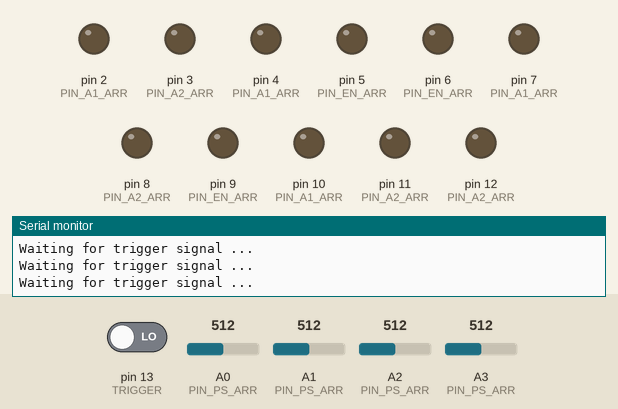
A sketch run on a simulated Arduino Uno, built with avr-gcc and run on an emulated ATmega328P. Parts: output pins drawn as LEDs (lit = HIGH), the last lines printed to the serial monitor. The inputs (shaded band) are chosen by the test bench; at power-on: pin 13 (TRIGGER) LOW, A2 (PIN_PS_ARR) = 512, A0 (PIN_PS_ARR) = 512, A1 (PIN_PS_ARR) = 512, A3 (PIN_PS_ARR) = 512. Pins used as bus, display or sensor lines are not drawn.

Above: at 10.5 s.
10.6 s: pin 13 (TRIGGER) driven HIGH
13.1 s: A2 (PIN_PS_ARR) set to 414
At 15.4 s:
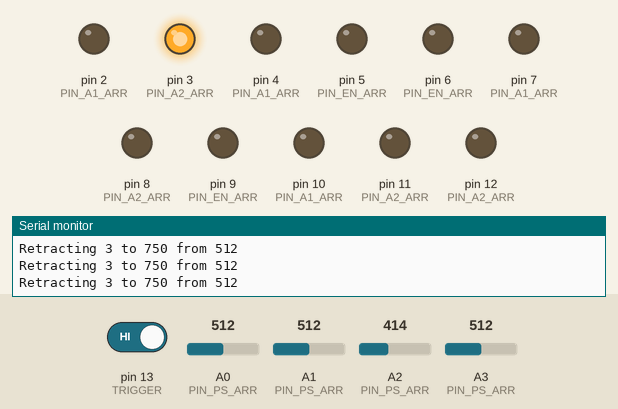
16.1 s: A2 (PIN_PS_ARR) set to 390
22.1 s: A0 (PIN_PS_ARR) set to 259
At 23.1 s:
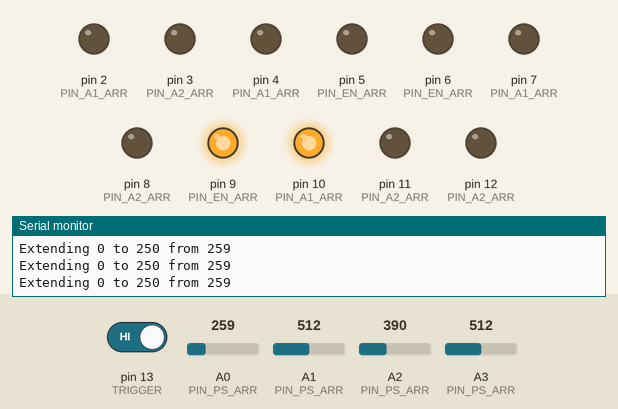
25.1 s: A0 (PIN_PS_ARR) set to 232
At 26.3 s:
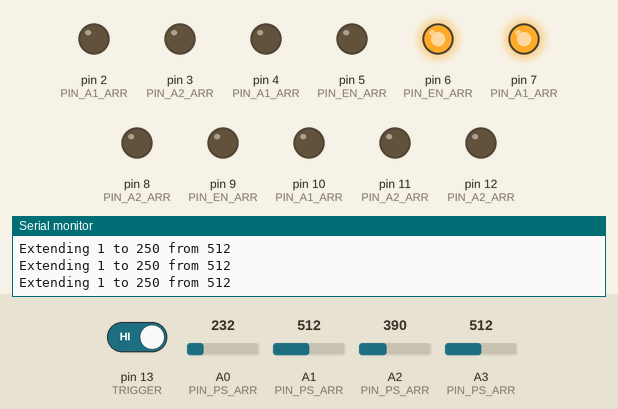
Timing chart, 0 to 40.0 s (numbered marks = the images above; inputs shaded):
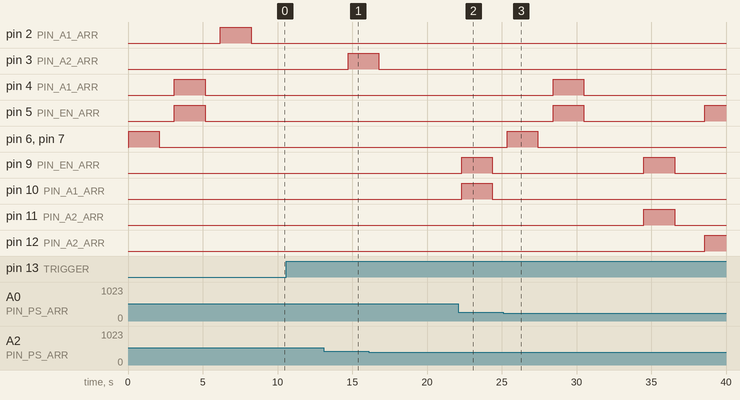

The sketch:

motorshield_v3.ino
```cpp
#define  TRIGGER              13   // Trigger experiment to start in microgravity phase, stop at the end

// Digital output pins for enabling entrapulator motors
#define  ENABLE_A              9   // Enable pin for Motor A
#define  ENABLE_B              6   // Enable pin for Motor B
#define  ENABLE_C              5   // Enable pin for Motor C
#define  ENABLE_D              1   // Enable pin for Motor D

// Digital output pins for extending entrapulators
#define  MA_A1                10   // Motor A - A1
#define  MB_A1                 7   // Motor B - A1
#define  MC_A1                 4   // Motor C - A1
#define  MD_A1                 2   // Motor D - A1

// Digital output pins for retracting entrapulators
#define  MA_A2                11   // Motor A - A2
#define  MB_A2                 8   // Motor B - A2
#define  MC_A2                12   // Motor C - A2
#define  MD_A2                 3   // Motor D - A2

// Analog input pins for motor position
#define  POS_A                A0   // Feedback on Motor A position - actually wired to D
#define  POS_B                A1   // Feedback on Motor B position - actually wired to C
#define  POS_C                A2   // Feedback on Motor C position - actually wired to B
#define  POS_D                A3   // Feedback on Motor D position - actually wired to A

// Arrays to define sets of pins for each entrapulator
// TODO: fix this
const char PIN_EN_ARR[] = {ENABLE_A, ENABLE_B, ENABLE_C, ENABLE_D};
const char PIN_A1_ARR[] = {MA_A1,    MB_A1,    MC_A1,    MD_A1   };
const char PIN_A2_ARR[] = {MA_A2,    MB_A2,    MC_A2,    MD_A2   };
const char PIN_PS_ARR[] = {POS_A,    POS_B,    POS_C,    POS_D   };

// Arrays to hold current positions for actuators
unsigned int act_pos[]   = {  0,   0,   0,   0};
unsigned int act_max[]   = {  0,   0,   0,   0};
unsigned int act_maxe[]  = { 75,  75,  75,  75};
unsigned int act_mine[]  = {400, 400, 400, 750};
unsigned int act_half[]  = {250, 250, 250, 250};
unsigned int act_quart[] = {350, 350, 350, 350};

// Flag to see if the experiment has been triggered or not
bool hastriggered = false;

// Variables for timing
// **** CHANGE FOR FLIGHT ****
int t_ret = 4500;      // leave Entraps retracted for 45s in µg phase
int t_ext = 3000;      // leave Entraps extended for 3s in µg phase

// Timeout for extension/retraction in millseconds
// TODO: Decrease this for flight!
unsigned long timeout = 2000;

void printMaximum(char i, unsigned int value)
{
  Serial.print("Maximum ");
  Serial.print(i, DEC);
  Serial.print(": ");
  Serial.println(value);
}

void printRetracting(char i, unsigned int setpoint, unsigned int value)
{
  Serial.print("Retracting ");
  Serial.print(i, DEC);
  Serial.print(" to ");
  Serial.print(setpoint);
  Serial.print(" from ");
  Serial.println(value);
}

void printExtending(char i, unsigned int setpoint, unsigned int value)
{
  Serial.print("Extending ");
  Serial.print(i, DEC);
  Serial.print(" to ");
  Serial.print(setpoint);
  Serial.print(" from ");
  Serial.println(value);
}

void enableExtend(char i, bool enable)
{
  if( enable )
  {
    Serial.print("Enabling");
    digitalWrite(PIN_A1_ARR[i], HIGH);
    digitalWrite(PIN_EN_ARR[i], HIGH);
  }
  else
  {
    Serial.print("Disabling");
    digitalWrite(PIN_EN_ARR[i], LOW);
    digitalWrite(PIN_A1_ARR[i], LOW);
  }
  Serial.print(" extend on ");
  Serial.println(i, DEC);
}

void enableRetract(char i, bool enable)
{
  if( enable )
  {
    Serial.print("Enabling");
    digitalWrite(PIN_A2_ARR[i], HIGH);
    digitalWrite(PIN_EN_ARR[i], HIGH);
  }
  else
  {
    Serial.print("Disabling");
    digitalWrite(PIN_EN_ARR[i], LOW);
    digitalWrite(PIN_A2_ARR[i], LOW);
  }
  Serial.print(" retract on ");
  Serial.println(i, DEC);
}

// Retract entrapulator to setpoint
void retractEntrap(char i, unsigned int setpoint)
{
  // Read current position and print to serial monitor
  act_pos[i] = analogRead(PIN_PS_ARR[i]);
  printRetracting(i, setpoint, act_pos[i]);
  // Only retract if not past setpoint
  if( act_pos[i] < setpoint )
  {
    // Record start time
    unsigned long start = millis();
    // Enable retraction pins
    enableRetract(i, true);
    // Continue retracting while setpoint has not been reached
    while( act_pos[i] < setpoint )
    {
      // Exit loop if timeout expires
      if( millis() - start > timeout )
      {
        Serial.println("Timeout expired. Aborting!");
        break;
      }
      act_pos[i] = analogRead(PIN_PS_ARR[i]);
      printRetracting(i, setpoint, act_pos[i]);
    }
    // Disable retraction pins
    enableRetract(i, false);
  }
  else
  {
    Serial.println("Not retracting. Already past setpoint!");
  }
}

// Extend entrapulator to setpoint
void extendEntrap(char i, unsigned int setpoint)
{
  // Read current position and print to serial monitor
  act_pos[i] = analogRead(PIN_PS_ARR[i]);
  printExtending(i, setpoint, act_pos[i]);
  // Only extend if not past setpoint
  if( act_pos[i] > setpoint )
  {
    // Record start time
    unsigned long start = millis();
    // Enable extension pins
    enableExtend(i, true);
    // Continue extending while setpoint has not been reached
    while( act_pos[i] > setpoint )
    {
      // Exit loop if timeout expires
      if( millis() - start > timeout )
      {
        Serial.println("Timeout expired. Aborting!");
        break;
      }
      act_pos[i] = analogRead(PIN_PS_ARR[i]);
      printExtending(i, setpoint, act_pos[i]);
    }
    // Disable extension pins
    enableExtend(i, false);
  }
  else
  {
    Serial.println("Not extending. Already past setpoint!");
  }
}

void setup() {

  // Enable serial port
  Serial.begin(9600);
  Serial.println("########## INITIAL SETUP ##########");

  // Set trigger pin as input
  pinMode(TRIGGER, INPUT);

  // Make pin assignments
  for( char i = 0; i < 4; i++ )
  {
    // Set digital pins as outputs
    pinMode(PIN_EN_ARR[i], OUTPUT);
    pinMode(PIN_A1_ARR[i], OUTPUT);
    pinMode(PIN_A2_ARR[i], OUTPUT);

    // Set analog pins as inputs
    pinMode(PIN_PS_ARR[i], INPUT);

    // Give digital pins default LOW value
    digitalWrite(PIN_EN_ARR[i], LOW);
    digitalWrite(PIN_A1_ARR[i], LOW);
    digitalWrite(PIN_A2_ARR[i], LOW);
  }

  // Make sure all entrapulators are extended
  Serial.println("######### FULL EXTEND TEST ########");
  for( char i = 1; i < 4; i++ )
  {
    extendEntrap(i, act_maxe[i]);
    delay(1000);
  }

  // Read and print maximum entrapulator positions
  Serial.println("######## READ MAXIMUM TEST ########");
  for( char i = 0; i < 4; i++ )
  {
    act_max[i] = analogRead(PIN_PS_ARR[i]);
    printMaximum(i, act_max[i]);
  }

  Serial.println("########## SETUP COMPLETE #########");

}

void loop() {

  // Check for and debounce trigger signal
  Serial.print("Waiting for trigger signal ... ");
  if( digitalRead(TRIGGER) == HIGH && !hastriggered)
  {
    delay(10);
    if( digitalRead(TRIGGER) == HIGH )
    {
      // Set trigger flag so will close once out of µg
      Serial.println("detected!");
      hastriggered = true;

      // Slight delay
      delay(1000);

      // Fully retract all entrapulators
      Serial.println("######## FULL RETRACT TEST ########");
      for( char i = 0; i < 4; i++ )
      {
        retractEntrap(i, act_mine[i]);
        delay(1000);
      }

      //StrataSphere stays retracted the rest of the time

      // leave B-D retracted for retract time
      Serial.print("Waiting for retract time to elapse ... ");
      delay(t_ret);
      Serial.println("done!");

      // Half-way extend entrapulators B-D
      Serial.println("######### HALF EXTEND TEST ########");
      for( char i = 0; i < 3; i++ )
      {
        extendEntrap(i, act_half[i]);
        delay(1000);
      }

      // leave B-D extended for ext. time
      Serial.print("Waiting for extend time to elapse ... ");
      delay(t_ext);
      Serial.println("done!");

      // Fully retract entrapulators B-D
      Serial.println("######## FULL RETRACT TEST ########");
      for( char i = 0; i < 3; i++ )
      {
        retractEntrap(i, act_mine[i]);
        delay(1000);
      }

      // leave retracted for time t_retract
      Serial.print("Waiting for retract time to elapse ... ");
      delay(t_ret);
      Serial.println("done!");

      // Extend entrapulators B-D about 1/4 way out
      Serial.println("####### QUARTER EXTEND TEST #######");
      for( char i = 0; i < 3; i++ )
      {
        extendEntrap(i, act_quart[i]);
        delay(1000);
      }

      // leave extended for time t_extend
      Serial.print("Waiting for extend time to elapse ... ");
      delay(t_ext);
      Serial.println("done!");

      // Fully retract entrapulators B-D
      Serial.println("######## FULL RETRACT TEST ########");
      for( char i = 1; i < 4; i++ )
      {
        retractEntrap(i, act_mine[i]);
        delay(1000);
      }

      // leave retracted for time t_retract
      Serial.print("Waiting for retract time to elapse ... ");
      delay(t_ret);
      Serial.println("done!");

      // Fully extend entrapulators for landing
      Serial.println("######### FULL EXTEND TEST ########");
      for( char i = 0; i < 4; i++ )
      {
        extendEntrap(i, act_maxe[i]);
        delay(1000);
      }

      Serial.println("####### EXPERIMENT COMPLETE ######");
      delay(1000);

    }
  }
  else if (hastriggered)
  {
    // Indicate experiment has already been run and will not retrigger
    Serial.println("experiment complete!");
    delay(1000);
  }
  else
  {
    // No trigger detected so print newline
    Serial.println();
    // Delay if no trigger detected
    // TODO: Decrease for flight
    delay(100);
  }
}
```

Measured:
- the behaviour switches between 251 and 250 on A0 (PIN_PS_ARR) (found by bisection; images 2 and 3)
